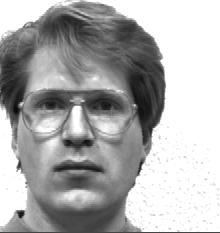
#> input picture yalefaces/yalefaces/dataset/subject01/subject01.glasses.jpg, 220 x 233 px, found by its file name; its folder holds 3 pictures in this run
$ python test.py
#> lines starting #> are read from the running program, lines starting #| are printed output that depends on the picture
#this is inside the dataset code
import numpy as np
import cv2
import glob
import os
import matplotlib.pyplot as plt
from sklearn.model_selection import train_test_split
from PIL import Image
import matplotlib.image as mpimg


DATADIR = 'C:/Users/swoichha/Documents/GitHub/FaceRecognition/yalefaces/yalefaces/dataset'
CATEGORIES = ['subject01']#,'subject02','subject03','subject04','subject05','subject06','subject07','subject08','subject09','subject10','subject11','subject12','subject13','subject14','subject15']
img_count = 0
array_sum = 0
print(type(img_count))

for category in CATEGORIES:
	path = os.path.join(DATADIR,category) #path to all directory of images of diff subject
	for img in os.listdir(path):		#iterate through all those images
		img_array = mpimg.imread(os.path.join(path,img))
#> img_array is the input picture: shape (233, 220); min 0, max 255, mean 173.6
		img_array.resize(1,233*220)
		array_sum += img_array

		# print('\nthis is array \n',img_array)
		#print(array_sum)
		img_count += 1


# np.save('imageArrayfile', img_array)
print(type(img_array))
print(type(array_sum))
print(img_count)

# array_sum = np.ndarray.sum(img_array)
print('\n sum of array of all image \n',array_sum)


print('\n  total number of train image \n ',img_count)
avg_faceVector = array_sum/img_count

print(avg_faceVector)

avg_faceVector = avg_faceVector.astype(int)
print('\n The average face vector \n',avg_faceVector)

resized_avg_faceVector = np.reshape(avg_faceVector,(233,220))
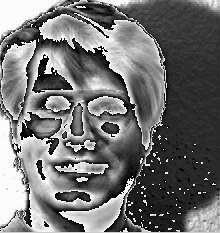
#> resized_avg_faceVector: shape (233, 220) int64; min 0, max 85, mean 37.5; drawn with min black and max white
print('\n',resized_avg_faceVector)
print(resized_avg_faceVector.shape)
#| (233, 220)

plt.imshow(resized_avg_faceVector,cmap='gray')
plt.show()
plt.pause(10)

plt.close()


def normalizeVector(imgArray, averageImage):
	return (imgArray-averageImage)
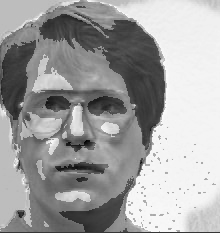
#> returned value: shape (233, 220) int64; min -70, max 255, mean 136; drawn with min black and max white
normalize_face_vector = 0
# to normalize face vector of image
normalize_face_vector = 0
for category in CATEGORIES:
	path = os.path.join(DATADIR,category) #path to all directory of images of diff subject
	for img in os.listdir(path):		#iterate through all those images
		img_array = cv2.imread(os.path.join(path,img),0)
		normalize_face_vector = normalizeVector(img_array,resized_avg_faceVector)
		plt.imshow(normalize_face_vector, cmap='gray')
		plt.show()
		print('\n this is normald vector \n',normalize_face_vector)
		#print(array_sum)
		img_count += 1
print(type(normalize_face_vector))
print('\n test print which should be same as above \n \n',normalize_face_vector)


# [36 lines of commented-out code are left out]
